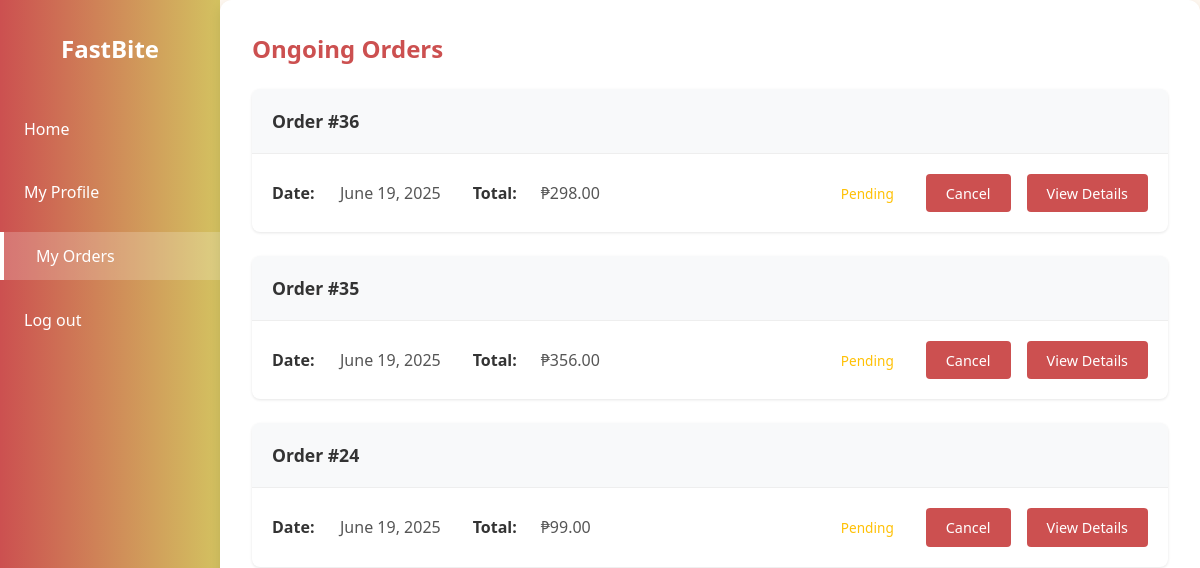
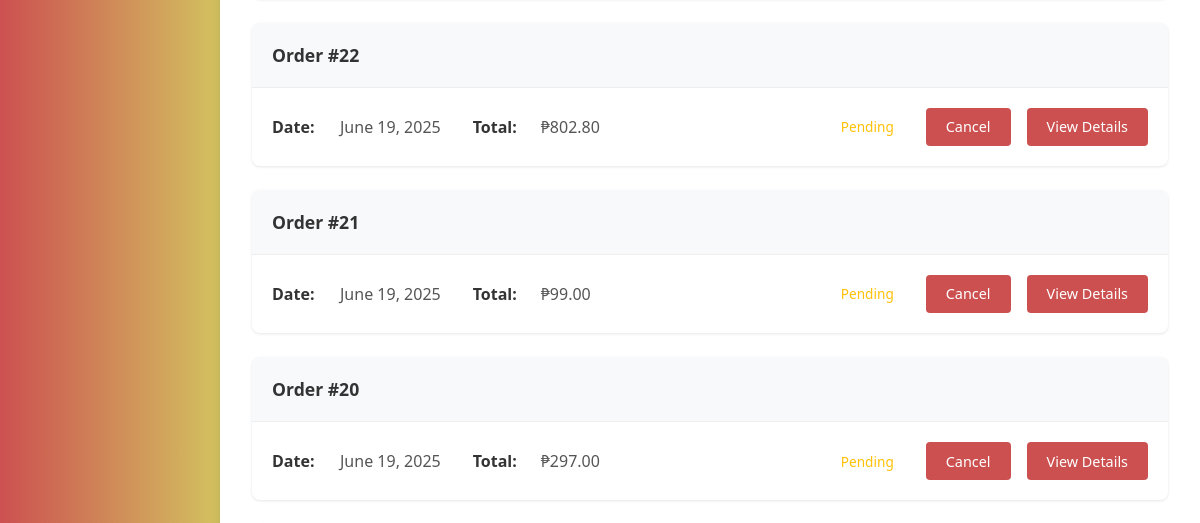
/customer-orders.php (signed in, upper part), run on an earlier commit of the app's database (2 pictures, top to bottom).
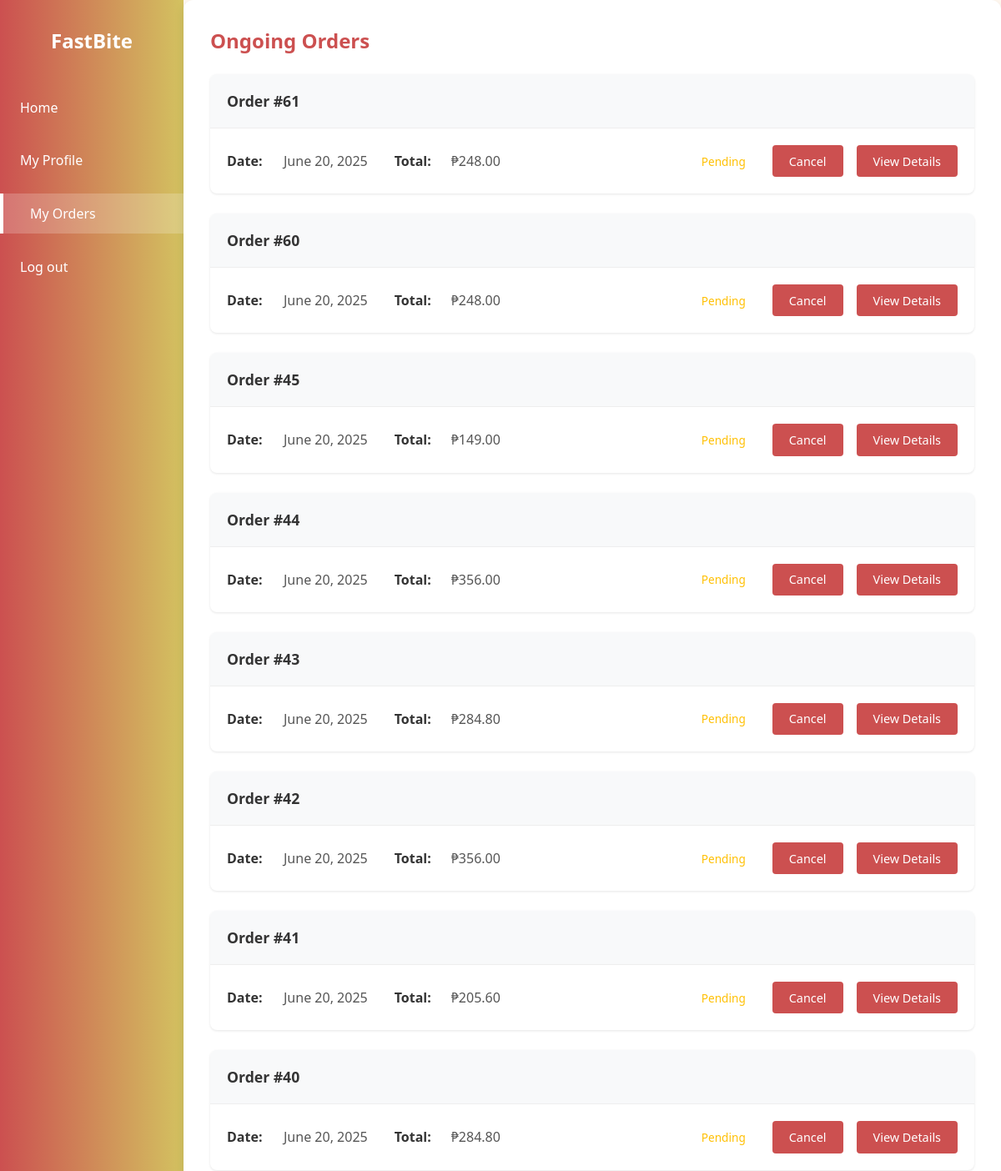
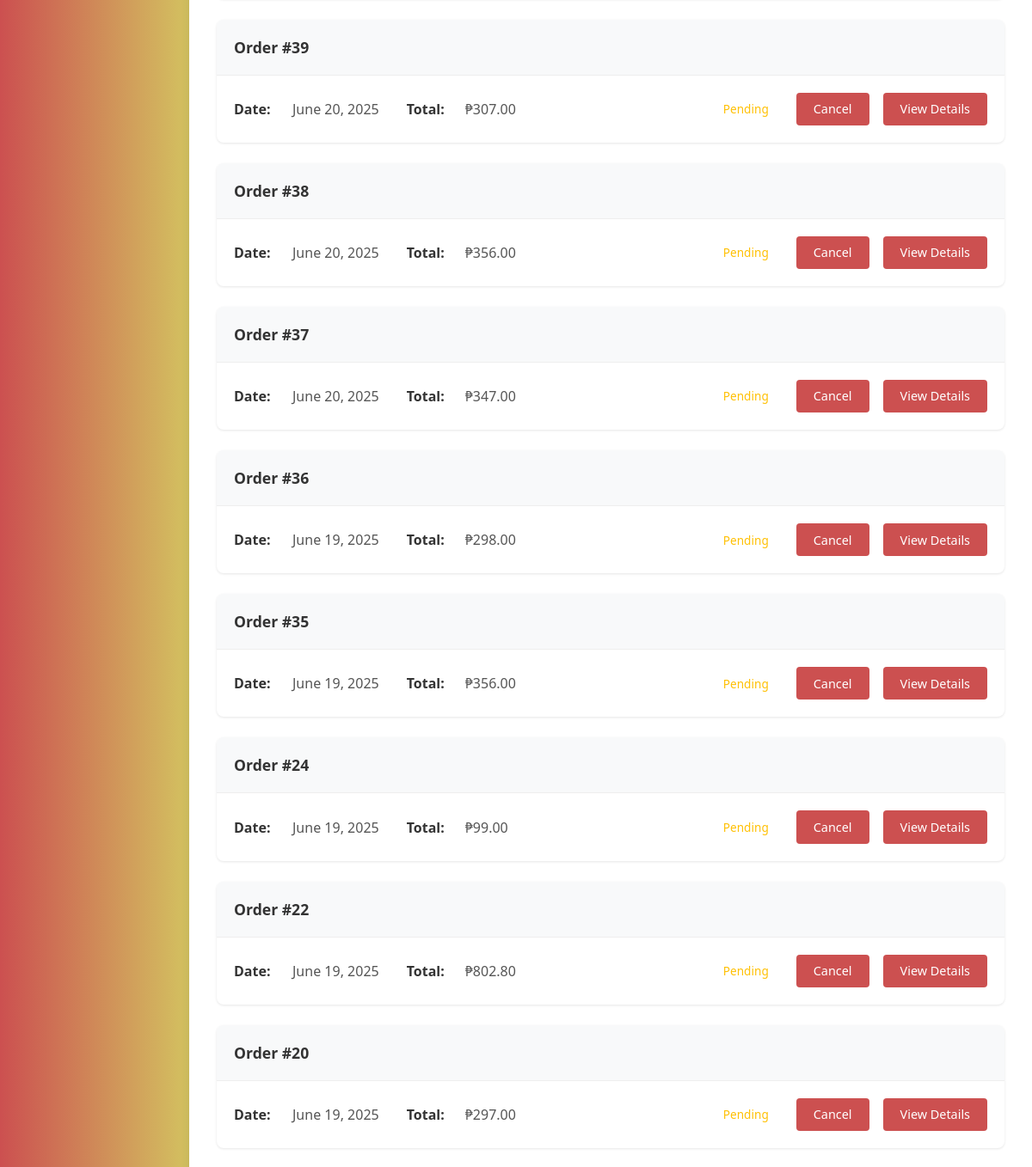
And on a later commit of the database (2 pictures, top to bottom).
### tables this page shows
CREATE TABLE `order` (
  `order_id` int(11) NOT NULL,
  `customer_id` int(11) NOT NULL,
  `employee_id` int(11) DEFAULT NULL,
  `order_date` datetime NOT NULL DEFAULT current_timestamp(),
  `order_status` varchar(50) NOT NULL DEFAULT 'Pending',
  `total_amount` decimal(10,2) NOT NULL
);

### customer-orders.php (the view, shortened to what this page needs)
<?php
include('includes/config.php');
try {
    $sql = "SELECT o.order_id, o.order_date, o.total_amount, o.order_status as status,
                   c.first_name, c.last_name, c.email, c.phone_number,
                   c.street, c.city, c.postal_code,
                   p.payment_status, p.payment_method, p.discount
            FROM `order` o
            JOIN customer c ON o.customer_id = c.customer_id
            LEFT JOIN payment p ON o.order_id = p.order_id
            WHERE o.customer_id = ?
            ORDER BY o.order_id DESC";
    $stmt = $dbh->prepare($sql);
    $stmt->execute([$_SESSION['user_id']]);
    $orders = $stmt->fetchAll(PDO::FETCH_ASSOC);
    $ongoing_orders = array_filter($orders, function($order) {
        return in_array(strtolower($order['status']), ['pending', 'preparing', 'ready', 'out_for_delivery']);
    });
} catch (PDOException $e) {
    $error = "Error loading orders: " . $e->getMessage();
}
?>
<!DOCTYPE html>
<html lang="en">
<head>
</head>
<body>
    <nav class="sidebar">
        <h2>FastBite</h2>
        <ul>
            <li><a href="customer-dashboard.php">Home</a></li>
            <li><a href="profile.php">My Profile</a></li>
            <li><a href="customer-orders.php" class="active">My Orders</a></li>
            <li><a href="logout.php">Log out</a></li>
        </ul>
    </nav>
    <div class="main-content">
        <div class="orders-container">
            <?php if (!empty($ongoing_orders)): ?>
            <div class="orders-section">
                <h2>Ongoing Orders</h2>
                <div class="orders-list">
                    <?php foreach ($ongoing_orders as $order): ?>
                    <div class="order-item">
                        <div class="order-item-header">
                            <h3>Order #<?= htmlspecialchars($order['order_id']) ?></h3>
                        </div>
                        <div class="order-item-body">
                            <div class="order-meta">
                                <p><strong>Date:</strong> <?= date('F j, Y', strtotime($order['order_date'])) ?></p>
                                <p><strong>Total:</strong> ₱<?= number_format($order['total_amount'], 2) ?></p>
                            </div>
                            <div class="order-actions">
                                <span class="order-status status-<?= strtolower(str_replace(' ', '_', $order['status'])) ?>">
                                    <?= htmlspecialchars(ucwords(str_replace('_', ' ', $order['status']))) ?>
                                </span>
                                <?php if (strtolower($order['status']) === 'pending'): ?>
                                <form method="POST" style="display:inline;">
                                    <button class="view-receipt-btn" type="submit" onclick="return confirm('Cancel this order?')">Cancel</button>
                                </form>
                                <?php endif; ?>
                                <?php if (strtolower($order['status']) !== 'cancelled'): ?>
                                <button class="view-receipt-btn" onclick="toggleDetails('<?= $order['order_id'] ?>')">View Details</button>
                                <?php endif; ?>
                            </div>
                        </div>
                    </div>
                    <?php endforeach; ?>
                </div>
            </div>
            <?php endif; ?>
        </div>
    </div>
</body>
</html>

What changed in the data, as far as the page shows it:
no longer on this page (row edited): order: order_id "21", order_date "June 19, 2025", total_amount "99.00", order_status "Pending"
added order: order_id "61", order_date "June 20, 2025", total_amount "248.00", order_status "Pending"
added order: order_id "60", order_date "June 20, 2025", total_amount "248.00", order_status "Pending"
added order: order_id "45", order_date "June 20, 2025", total_amount "149.00", order_status "Pending"
added order: order_id "44", order_date "June 20, 2025", total_amount "356.00", order_status "Pending"
added order: order_id "43", order_date "June 20, 2025", total_amount "284.80", order_status "Pending"
added order: order_id "42", order_date "June 20, 2025", total_amount "356.00", order_status "Pending"
added order: order_id "41", order_date "June 20, 2025", total_amount "205.60", order_status "Pending"
added order: order_id "40", order_date "June 20, 2025", total_amount "284.80", order_status "Pending"
added order: order_id "39", order_date "June 20, 2025", total_amount "307.00", order_status "Pending"
added order: order_id "38", order_date "June 20, 2025", total_amount "356.00", order_status "Pending"
added order: order_id "37", order_date "June 20, 2025", total_amount "347.00", order_status "Pending"
